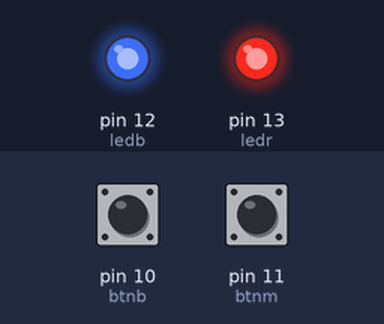
Bench run of a sketch on a simulated Arduino Uno, built with avr-gcc and run on an emulated ATmega328P. Shown: output pins drawn as LEDs (lit = HIGH). The inputs (shaded band) are chosen by the test bench; at power-on: pin 10 (btnb) HIGH, pin 11 (btnm) HIGH.

Above: at 1.2 s.
1.3 s: pin 10 (btnb) pulled LOW for 0.15 s
At 1.37 s:
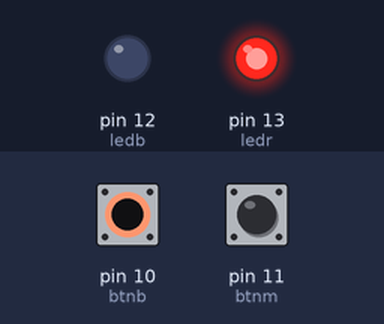
2.9 s: pin 11 (btnm) pulled LOW for 0.15 s
At 2.97 s:
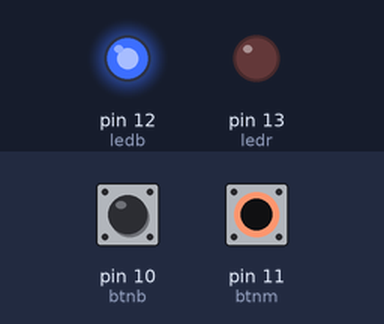
4.5 s: pin 11 (btnm) pulled LOW for 3.2 s
At 8.7 s:
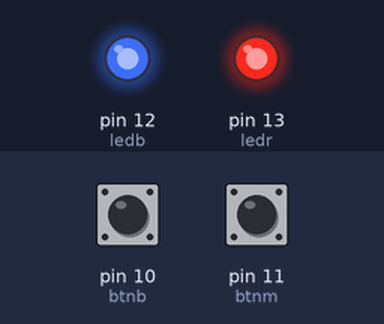
9.2 s: pin 10 (btnb) pulled LOW for 3.2 s
At 9.9 s:
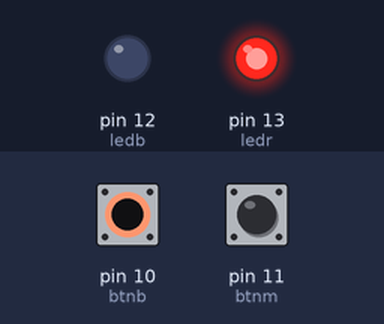
13.9 s: pin 10 (btnb) driven LOW and pin 11 (btnm) driven LOW
At 14.6 s:
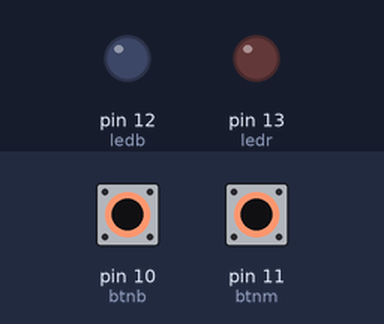
Timing chart, 0 to 16.4 s (numbered marks = the images above; inputs shaded):
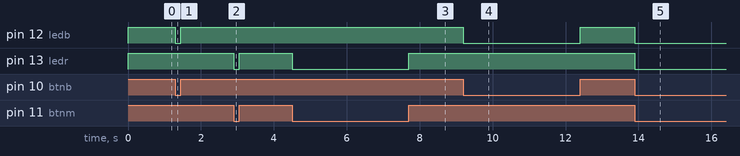

Measured:
- after the input at 1.3 s, pin 12 (ledb): HIGH → LOW at once, → HIGH 0.15 s later
- after the input at 2.9 s, pin 13 (ledr): HIGH → LOW at once, → HIGH 0.15 s later
- after the input at 4.5 s, pin 13 (ledr): HIGH → LOW at once, → HIGH 3.2 s later
- after the input at 9.2 s, pin 12 (ledb): HIGH → LOW at once, → HIGH 3.2 s later
- after the input at 13.9 s, pin 12 (ledb), pin 13 (ledr): HIGH → LOW at once

The sketch:

sketch.ino
```cpp
int ledr = 13;
int ledb = 12;
int btnb = 10;
int btnm = 11;
int btnstateb = 0;
int btnstatem = 0;
void setup() {
  pinMode(ledr, OUTPUT);
  pinMode(ledb, OUTPUT);
  pinMode(btnb, INPUT);
  pinMode(btnm, INPUT);
}

void loop() {
btnstateb = digitalRead(btnb);
btnstatem = digitalRead(btnm);

if(btnstateb == HIGH)
  digitalWrite(ledb, HIGH);
else{
  digitalWrite(ledb, LOW);
}

if(btnstatem == HIGH)
  digitalWrite(ledr, HIGH);
else{
  digitalWrite(ledr, LOW);
}
}
```
